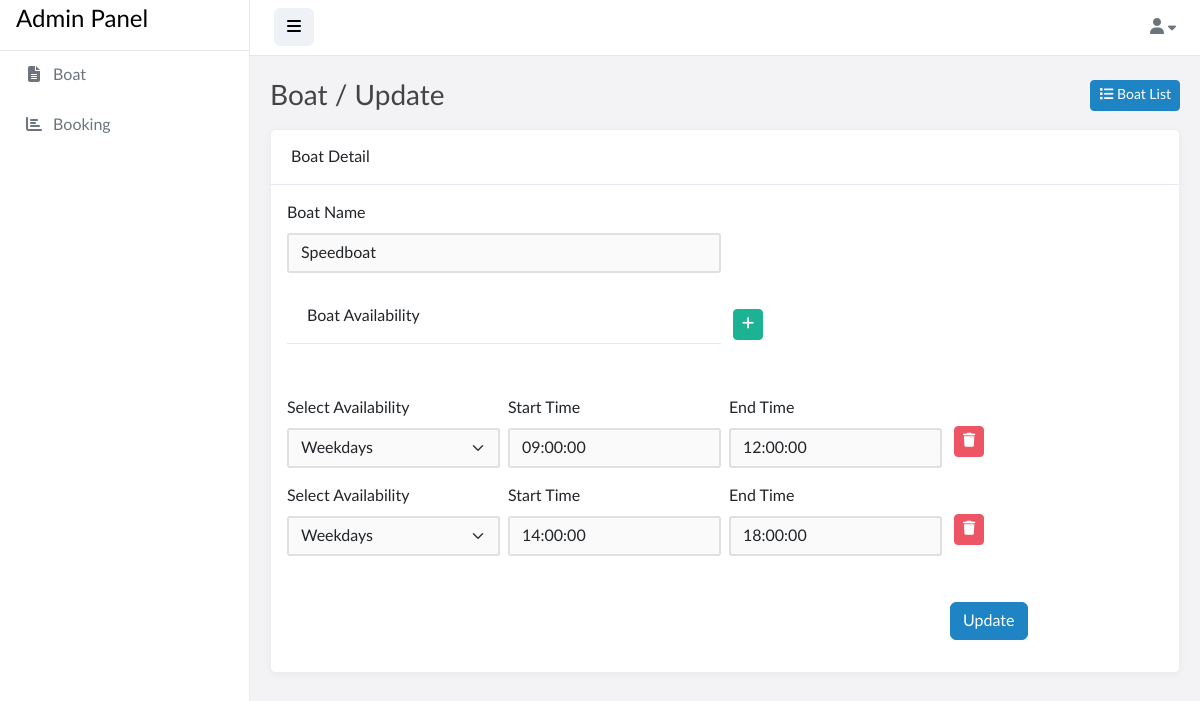
Page /edit/1 on the earlier database version.
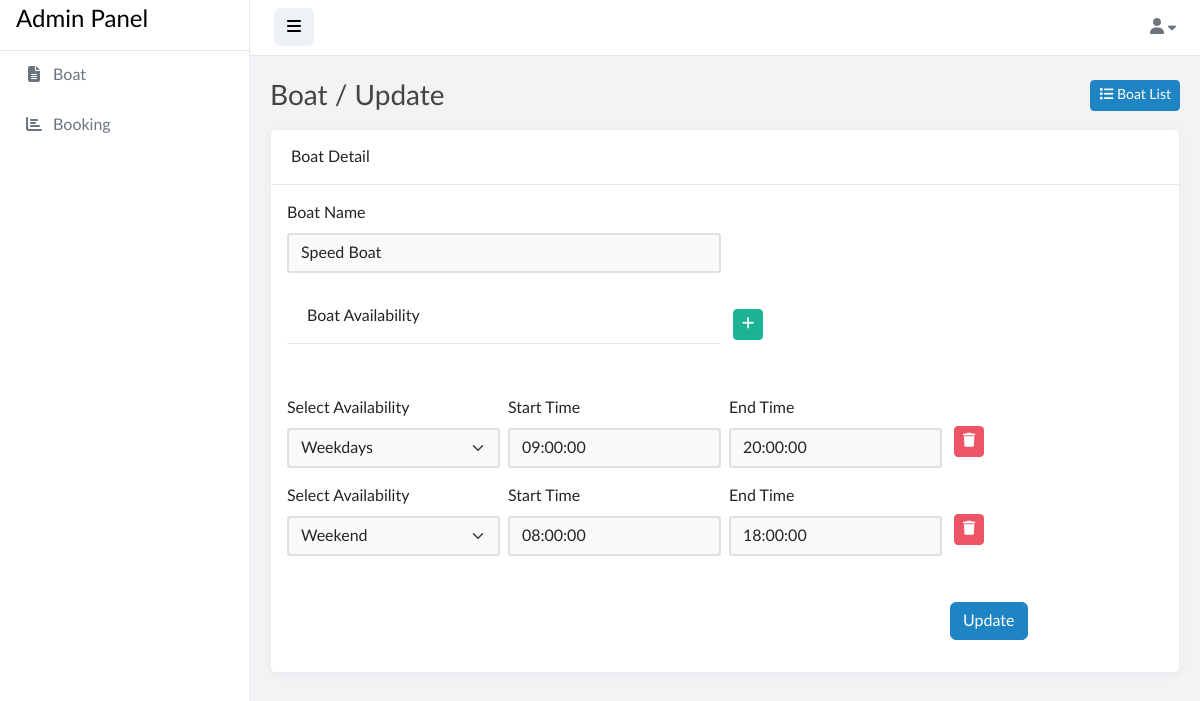
Same page on the later database version.
### tables this page shows
CREATE TABLE `boats` (
  `id` int NOT NULL AUTO_INCREMENT,
  `boat_name` varchar(255) NOT NULL,
  `status` int NOT NULL,
  `created_at` datetime DEFAULT NULL,
  `updated_at` datetime DEFAULT NULL,
  PRIMARY KEY (`id`)
);

CREATE TABLE `boat_availability` (
  `id` int NOT NULL AUTO_INCREMENT,
  `boat_id` int NOT NULL,
  `availability_type` enum('weekend','weekdays') NOT NULL,
  `start_time` time NOT NULL,
  `end_time` time NOT NULL,
  PRIMARY KEY (`id`),
  KEY `boat_id` (`boat_id`)
);

### application/controllers/BoatController.php (called while the page is built, shortened)
<?php
class BoatController extends CI_Controller {
	public function __construct() {
        $this->load->model('Boat_model');
    }
    public function edit($id){
        $data['boat']= $this->Boat_model->get_boat_with_availability($id);
        if($data['boat']){
            $this->load->view('inc/header_view');
            $this->load->view('boat/boat_edit',$data);
            $this->load->view('inc/footer_view');
        }else{
            redirect('add');
        }
    }
}

### index.php (called while the page is built, shortened)
<?php
require_once BASEPATH.'core/CodeIgniter.php';

### application/models/Boat_model.php (called while the page is built, shortened)
<?php
class Boat_model extends CI_Model {
    public function get_boat_with_availability($id) {
        $boat = $this->db->get_where('boats', ['id' => $id])->row_array();
        if ($boat) {
            $this->db->where('boat_id', $id);
            $boat['availabilities'] = $this->db->get('boat_availability')->result_array();
        }
        return $boat;
    }
}

### application/views/boat/boat_edit.php (the view, shortened to what this page needs)
<div class="content">
   <div class="container">
      <a href="<?php echo base_url('list') ?>" class="btn btn-primary btn-sm" style="float:right;"> <i class="fas fa-list"></i>  Boat List</a>
      <div class="page-title">
         <h3>Boat / Update</h3>
      </div>
      <div class="row">
         <div class="col-lg-12">
            <div class="card">
               <div class="card-header">Boat Detail</div>
               <div class="card-body">
                  <form method="POST" action="<?php echo base_url("update") ?>" class="" >
                     <div class="row g-2">
                        <div class="mb-3 col-md-6">
                           <label for="boat_name" class="form-label">Boat Name</label>
                           <input type="text" class="form-control" value="<?php echo $boat['boat_name']; ?>" name="boat_name" placeholder="Enter Boat Name" required>
                        </div>
                     </div>
                     <div class="row g-2">
                        <div class="mb-3 col-md-6">
                           <div class="card-header">Boat Availability</div>
                        </div>
                        <div class="mb-3 col-md-6">
                           <div class="mb-3 col-md-3">
                              <button type="button" class="btn btn-success btn-sm" id="add-availability" style="margin-top:20px;"><i class="fas fa-plus"></i> </button><br><br>
                           </div>
                        </div>
                     </div>
                     <?php $counter = 1; ?>
                     <?php
                        if($boat['availabilities']){
                          foreach($boat['availabilities'] as $availability){ ?>
                     <div class="row g-2" id="add_<?php echo $counter; ?>">
                        <div class="mb-3 col-md-3">
                           <label for="availability_type" class="form-label">Select Availability</label>
                           <select name="availability_type_<?php echo $counter; ?>" class="form-select" required>
                              <option value="weekend" <?php echo $availability['availability_type']=='weekend' ? 'selected' :'' ?>>Weekend</option>
                              <option value="weekdays" <?php echo $availability['availability_type']=='weekdays' ? 'selected' :'' ?>>Weekdays</option>
                           </select>
                        </div>
                        <div class="mb-3 col-md-3">
                           <label for="start_time" class="form-label">Start Time</label>
                           <input type="text" class="form-control start_time" name="start_time_<?php echo $counter; ?>"
                              id="start_time" value="<?php echo $availability['start_time']?>" placeholder="Start Time" required>
                        </div>
                        <div class="mb-3 col-md-3">
                           <label for="end_time" class="form-label">End Time</label>
                           <input type="text" class="form-control end_time" value="<?php echo $availability['end_time']?>" id="end_time" name="end_time_<?php echo $counter; ?>" placeholder="End Time" required>
                        </div>
                        <div class="mb-3 col-md-3">
                           <button type="button" class="btn btn-danger btn-sm remove-availability" data-id="<?php echo $counter; ?>"  style="margin-top:30px;"><i class="fas fa-trash"></i> </button>
                        </div>
                     </div>
                     <?php $counter++; ?>
                     <?php } } ?>
                     <div class="row g-2" style="margin-top:30px;">
                        <div class="mb-3 col-md-9"></div>
                        <div class="mb-3 col-md-2">
                           <button type="submit" class="btn btn-primary"> Update</button>
                        </div>
                     </div>
                  </form>
               </div>
            </div>
         </div>
      </div>
   </div>
</div>

### application/views/inc/header_view.php (shortened to what this page needs)
<!doctype html>
<html lang="en">
<head>
    <link href="<?php echo base_url();?>assets/vendor/fontawesome/css/fontawesome.min.css" rel="stylesheet">
    <link href="<?php echo base_url();?>assets/vendor/fontawesome/css/solid.min.css" rel="stylesheet">
    <link href="<?php echo base_url();?>assets/vendor/fontawesome/css/brands.min.css" rel="stylesheet">
    <link href="<?php echo base_url();?>assets/vendor/bootstrap/css/bootstrap.min.css" rel="stylesheet">
    <link href="<?php echo base_url();?>assets/css/master.css" rel="stylesheet">
    <link href="<?php echo base_url();?>assets/vendor/flagiconcss/css/flag-icon.min.css" rel="stylesheet">
    <link href="<?php echo base_url();?>assets/css/jquery.timepicker.css" rel="stylesheet">
    <link href="<?php echo base_url();?>assets/vendor/datatables/datatables.min.css" rel="stylesheet">
    <link rel="stylesheet" href="https://cdnjs.cloudflare.com/ajax/libs/toastr.js/latest/toastr.min.css">
</head>
<body>
    <div class="wrapper">
        <nav id="sidebar" class="">
            <div class="sidebar-header">
                <h4 style="color:black">Admin Panel</h4>
            </div>
            <ul class="list-unstyled components text-secondary">
                <li>
                    <a href="<?php echo base_url('add'); ?>"><i class="fas fa-file-alt"></i> Boat</a>
                </li>
                <li>
                    <a href="<?php echo base_url('booking/list'); ?>"><i class="fas fa-chart-bar"></i> Booking</a>
                </li>
            </ul>
        </nav>
        <div id="body" class="">
            <nav class="navbar navbar-expand-lg navbar-white bg-white">
                <button type="button" id="sidebarCollapse" class="btn btn-light">
                    <i class="fas fa-bars"></i><span></span>
                </button>
                <div class="collapse navbar-collapse" id="navbarSupportedContent">
                    <ul class="nav navbar-nav ms-auto">
                        <li class="nav-item dropdown">
                            <div class="nav-dropdown">
                                <a href="#" id="nav2" class="nav-item nav-link dropdown-toggle text-secondary" data-bs-toggle="dropdown" aria-expanded="false">
                                    <i class="fas fa-user"></i> <span><?php echo $this->session->userdata('name'); ?></span> <i style="font-size: .8em;" class="fas fa-caret-down"></i>
                                </a>
                            </div>
                        </li>
                    </ul>
                </div>
            </nav>

### application/views/inc/footer_view.php (shortened to what this page needs)
</div>
    </div>
</body>
</html>

### assets/css/master.css (style rules this page uses)
body, h1, .h1, h2, .h2, h3, .h3, h4, .h4, h5, .h5, h6, .h6, p, a, td { -moz-osx-font-smoothing: grayscale; -webkit-font-smoothing: antialiased; }
body { width: 100%; height: 100%; background: #f3f3f5; font-family: "Lato", "Helvetica Neue", Arial, Helvetica, sans-serif; font-size: 1rem; color: #444; }
.wrapper { display: flex; width: 100%; align-items: stretch; overflow-x: hidden }
#body { width: 100%; padding: 0; min-height: 100vh; transition: all 0.3s; }
#body>.navbar { padding: 0 1.5rem; min-height: 54px; box-shadow: none; border-bottom: 1px solid rgba(101, 109, 119, .16); }
#body>.content { position: relative; padding: .5rem; }
#body .content .page-title h3 { margin: 1rem 0; }
.page-title { margin: 0; font-size: 1.5rem; line-height: 1.5555556; }
.card { box-shadow: 0 .125rem .5rem rgba(0, 0, 0, .04); border: 1px solid #eaedf1; margin-bottom: 1.5rem; border-radius: 5.2px; overflow: hidden; }
.card-header { padding: 15px 20px; background-color: #fff; border-bottom: 1px solid #e7eaf3; }
a, a:hover, a:focus { color: inherit; text-decoration: none; transition: all 0.3s; }
.btn-primary { background-color: #1e84c4; border-color: #1e84c4; }
.btn-success { background-color: #1bb394; border-color: #1bb394; }
.btn-danger { background-color: #ed5565; border-color: #ed5565; }
.btn-light { background-color: #eef2f7; border-color: #eef2f7; }
.form-control, .form-select { border-radius: 3px; border: 2px solid #E0E0E0; background-color: #FAFAFA !important; box-shadow: none !important; }
.form-control:focus, .form-select:focus, { box-shadow: none !important; border: 2px solid #1e84c4; background-color: #FAFAFA; }
@media (min-width: 200px) { .navbar-expand-lg .navbar-collapse { display: -ms-flexbox !important; display: flex !important; -ms-flex-preferred-size: auto; flex-basis: auto; } }
@media (min-width: 200px) { .navbar-expand-lg .navbar-nav { -ms-flex-direction: row; flex-direction: row; } }

### assets/components/navbar/navbar-dropdowns.css (style rules this page uses)
.nav-dropdown .nav-link { color: #B2EBF2; line-height: 1.42857; padding: 1rem 0 1rem 1rem !important; }
.nav-dropdown .nav-link::after { display: none; }

### assets/components/sidebar/sidebar-default.css (style rules this page uses)
#sidebar { min-width: 250px; max-width: 250px; background: #fff; color: #fff; transition: all 0.3s; border-right: 1px solid #e6ecf5; }
#sidebar .sidebar-header { padding: .4rem 1rem; border-bottom: 1px solid rgba(101, 109, 119, .16); max-height: 55px; }
#sidebar ul.components { padding: 0 0; }
#sidebar ul li a { padding: .8rem 1.5rem; font-size: 1rem; display: block; }
#sidebar ul li a .fas { min-width: 20px; margin-right: 5px; text-align: center; }

Differences in the rows shown:
removed boat_availability: availability_type "Weekdays", start_time "09:00:00", end_time "12:00:00"
removed boat_availability: availability_type "Weekdays", start_time "14:00:00", end_time "18:00:00"
changed boats: boat_name "Speedboat" → "Speed Boat"
added boat_availability: availability_type "Weekdays", start_time "09:00:00", end_time "20:00:00"
added boat_availability: availability_type "Weekend", start_time "08:00:00", end_time "18:00:00"
